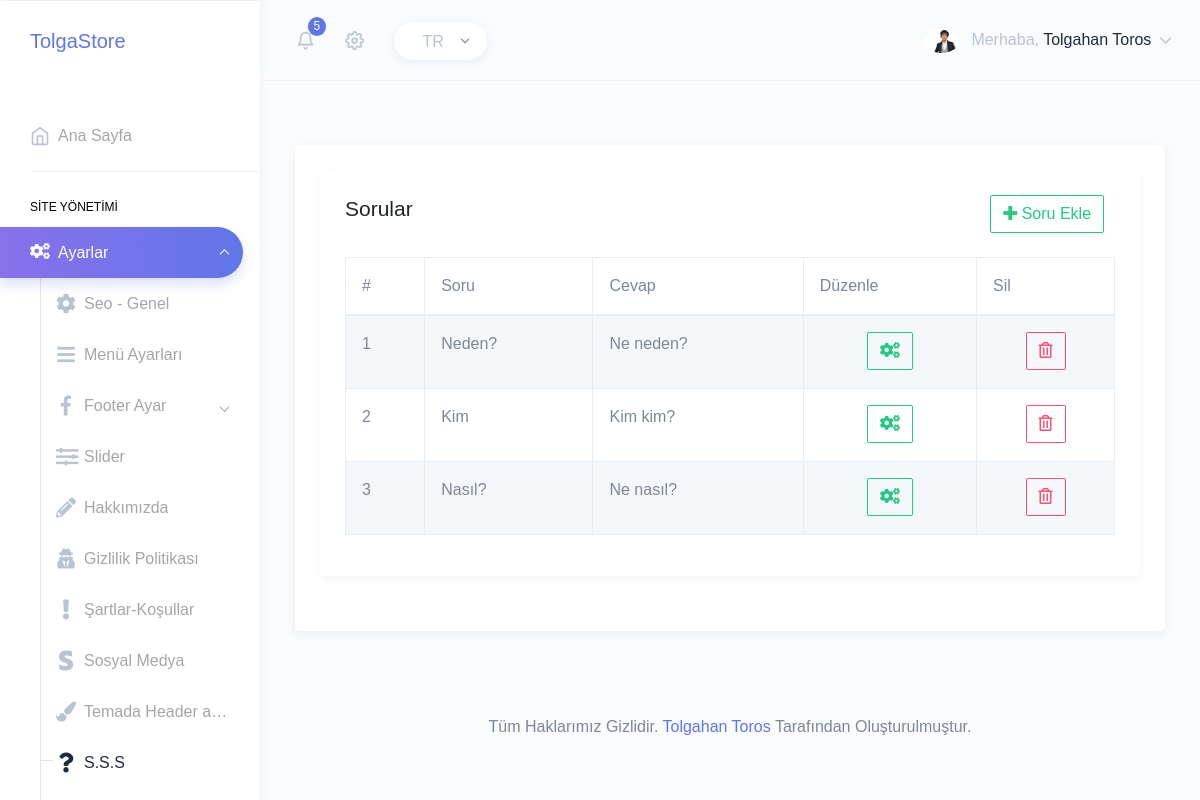
Page /src/html/sss.php (signed in) on the committed database.
### tables this page shows
CREATE TABLE `sss` (
  `id` int(11) NOT NULL,
  `soru` text NOT NULL,
  `cevap` text NOT NULL
);

### src/netting/class.crud.php (called while the page is built, shortened)
<?php
class crud{
	public $db;
	private $dbhost=DBHOST;
	private $dbuser=DBUSER;
	private $dbpass=DBPWD;
	private $dbname=DBNAME;
	function __construct(){
		try {
			$this->db=new PDO('mysql:host='.$this->dbhost.';dbname='.$this->dbname.';charset=utf8',$this->dbuser,$this->dbpass);
		} catch (Exception $e) {
			die("Veritabanı Bağlantısı Başarısız: ".$e->getMessage());
		}
	}
public function read($table,$options=[]){
	try {
		if (isset($options['columns_name']) && empty($options['limit'])) {
			$stmt=$this->db->prepare("SELECT * FROM $table ORDER BY {$options['columns_name']} {$options['columns_sort']}");
		}elseif(isset($options['columns_name']) && isset($options['limit'])){
			$stmt=$this->db->prepare("SELECT * FROM $table ORDER BY {$options['columns_name']} {$options['columns_sort']} LIMIT {$options['limit']}");
		}else{
			$stmt=$this->db->prepare("SELECT * FROM $table");
		}
		$stmt->execute();
		return $stmt;
	} catch (Exception $e) {
		return ['status' => FALSE,'error' => $e->getMessage()];
	}
}
}
?>

### src/html/sss.php (the view, shortened to what this page needs)
<!DOCTYPE html>
<html dir="ltr" lang="en">
<head>
	<link href="../assets/extra-libs/c3/c3.min.css" rel="stylesheet">
	<link href="../assets/libs/chartist/dist/chartist.min.css" rel="stylesheet">
	<link href="../assets/extra-libs/jvector/jquery-jvectormap-2.0.2.css" rel="stylesheet" />
	<link href="../dist/css/style.min.css" rel="stylesheet">
	<link href="../assets/extra-libs/datatables.net-bs4/css/dataTables.bootstrap4.css" rel="stylesheet">
</head>
<body>
    <div id="main-wrapper" data-theme="light" data-layout="vertical" data-navbarbg="skin6" data-sidebartype="full"
    data-sidebar-position="fixed" data-header-position="fixed" data-boxed-layout="full">
    <?php require_once 'header.php'; ?>
    <?php require_once 'sidebar.php'; ?>
    <div class="page-wrapper">
    	<div class="page-breadcrumb">
    	</div>
    	<div class="container-fluid">
    		<div class="row">
    			<div class="col-12">
    				<div class="card">
    					<div class="card-body">
    						<div class="row">
    							<div class="col-12">
    								<div class="card">
    									<div class="card-body">
    										<div class="d-flex align-items-center mb-4">
    											<h3 class="card-title">Sorular</h3>
    											<div style="position: relative;top: 3%;left: 75%;">
    												<a  data-toggle="collapse" href="#soruekle"
    												aria-expanded="false" aria-controls="soruekle">
    												<button type="button" class="btn btn-outline-success"><i
    													class="fa fa-plus"></i> Soru Ekle</button>
    												</a>
    											</div>
    										</div>
    											<div class="table-responsive">
    												<table id="zero_config" class="table table-striped table-bordered no-wrap">
    													<thead>
    														<tr>
    															<th>#</th>
    															<th>Soru</th>
    															<th>Cevap</th>
    															<th>Düzenle</th>
    															<th>Sil</th>
    														</tr>
    													</thead>
    													<tbody>
    														<?php
    														$sorucek=$db->read("sss",[
    															"columns_name" => "id",
    															"columns_sort" => "ASC"
    															]);
    														$say = 1;
    														while ($satir=$sorucek->fetch(PDO::FETCH_ASSOC)) {
    															?>
    															<tr>
    																<td><?php echo $say++; ?></td>
    																<td><?php echo $satir['soru']; ?></td>
    																<td><?php echo htmlspecialchars_decode($satir['cevap']); ?></td>
    																<td align="center"><a  data-toggle="collapse" href="#duzenle<?php echo $say?>"
    																	aria-expanded="false" aria-controls="duzenle<?php echo $say?>">
    																	<button type="button" class="btn btn-outline-success" data-toggle="modal"
    																	data-target="#duzenle<?php echo $say ?>"><i class="fas fa-cogs"></i></button>
    																</a>
    																<div id="duzenle<?php echo $say ?>" class="modal fade" tabindex="-1" role="dialog"
    																	aria-hidden="true">
    																	<div class="modal-dialog">
    																		<div class="modal-content">
    																			<div class="modal-body">
    																					<form action="" method="POST" enctype="multipart/form-data">
    																						<td align="center"><a class="btn btn-outline-danger" href="?soru_sil=True&sorus_id=<?php echo $satir['sorus_id'];
    																							if($satir['sorus_file']!='Array'){
    																								echo "&delete_file=".rand(1000,9999).base64_encode($satir['sorus_file']);
    																							} ?>">
    																							<i class="far fa-trash-alt"></i></a>
    																						</td>
    																					</form>
    																				</div>
    																			</div>
    																		</div>
    																	</div>
    																	<?php } ?>
    																</tbody>
    															</table>
    														</div>
    													</div>
    												</div>
    											</div>
    										</div>
    									</div>
    								</div>
    							</div>
    						</div>
    					</div>
    					<?php require_once 'footer.php'; ?>
    				</div>
    			</div>
    		</body>
    		</html>

### rows in the picture
sss: soru "Neden?", cevap "Ne neden?"
sss: soru "Kim", cevap "Kim kim?"
sss: soru "Nasıl?", cevap "Ne nasıl?"

### other values in the picture
$_SESSION['admins']['admins_namesurname'] "Tolgahan Toros"
